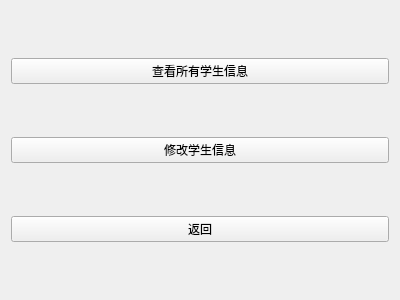
<?xml version="1.0" encoding="UTF-8"?>
<ui version="4.0">
 <class>studentmanage</class>
 <widget class="QWidget" name="studentmanage">
  <property name="geometry">
   <rect>
    <x>0</x>
    <y>0</y>
    <width>400</width>
    <height>300</height>
   </rect>
  </property>
  <property name="windowTitle">
   <string>Form</string>
  </property>
  <layout class="QGridLayout" name="gridLayout">
   <item row="0" column="0">
    <widget class="QPushButton" name="allstu">
     <property name="text">
      <string>查看所有学生信息</string>
     </property>
    </widget>
   </item>
   <item row="1" column="0">
    <widget class="QPushButton" name="modstu">
     <property name="text">
      <string>修改学生信息</string>
     </property>
    </widget>
   </item>
   <item row="2" column="0">
    <widget class="QPushButton" name="pushButton">
     <property name="text">
      <string>返回</string>
     </property>
    </widget>
   </item>
  </layout>
 </widget>
 <resources/>
 <connections/>
</ui>
